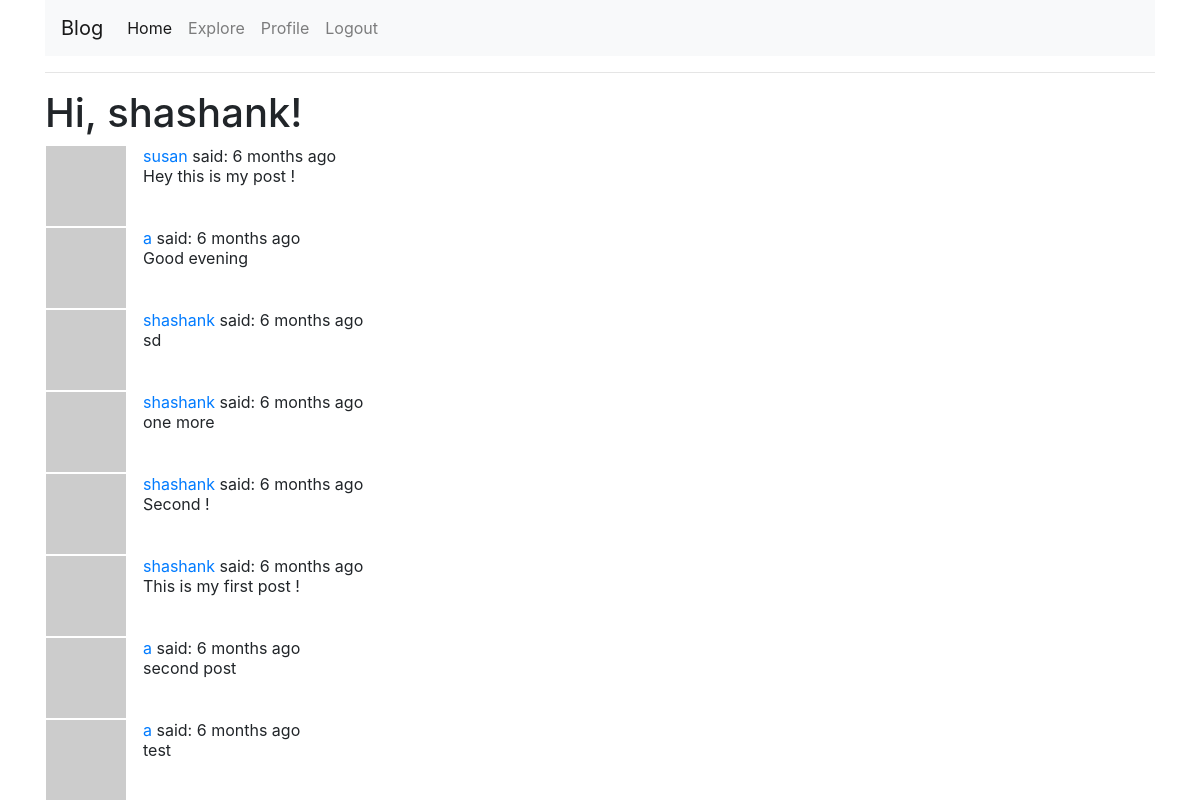
Screenshot of /explore (signed in) with the database file from the repository.
### app/models.py (models this page shows, shortened)
class User(UserMixin,db.Model):
    id =db.Column(db.Integer, primary_key=True)
    username = db.Column(db.String(64), index=True, unique=True)
    email = db.Column(db.String(120), index=True, unique=True)
    password_hash = db.Column(db.String(128))
    posts = db.relationship('Post', backref='author', lazy='dynamic')
    about_me = db.Column(db.String(140))
    last_seen = db.Column(db.DateTime, default=datetime.utcnow)
    followed = db.relationship(
        'User', secondary=followers,
        primaryjoin=(followers.c.follower_id == id),
        secondaryjoin=(followers.c.followed_id == id),
        backref=db.backref('followers', lazy='dynamic'), lazy='dynamic')
    def avatar(self, size):
        digest = md5(self.email.lower().encode('utf-8')).hexdigest()
        return 'https://www.gravatar.com/avatar/{}?d=identicon&s={}'.format(
            digest, size)

class Post(db.Model):
    id = db.Column(db.Integer, primary_key=True)
    body = db.Column(db.String(140))
    timestamp = db.Column(db.DateTime, index=True, default=datetime.utcnow)
    user_id = db.Column(db.Integer, db.ForeignKey('user.id'))

### app/routes.py (the view)
@app.route('/explore')
@login_required
def explore():
    page = request.args.get('page', 1, type=int)
    posts = Post.query.order_by(Post.timestamp.desc()).paginate(
        page, app.config['POSTS_PER_PAGE'], False)
    next_url = url_for('index', page=posts.next_num) \
        if posts.has_next else None
    prev_url = url_for('index', page=posts.prev_num) \
        if posts.has_prev else None
    return render_template('index.html', title='Home',
                           posts=posts.items, next_url=next_url,
                           prev_url=prev_url)

### app/models.py (called while the page is built)
@login.user_loader
def load_user(id):
    return User.query.get(int(id))

### app/routes.py (called while the page is built)
@app.before_request
def before_request():
    if current_user.is_authenticated:
        current_user.last_seen = datetime.utcnow()
        db.session.commit()

### app/templates/index.html (shortened to what this page needs)
{% extends "base.html" %}
{% block content %}
    <h1>Hi, {{ current_user.username }}!</h1>
    {% for post in posts %}
    <div class="content">
        {% include '_post.html' %}
    </div>
    {% endfor %}
{% endblock %}

### app/templates/_post.html
<table>
        <tr valign="top">
            <td class="pr-3"><img src="{{ post.author.avatar(36) }}"></td>
            <td>
                <a href="{{ url_for('user', username=post.author.username) }}">
                    {{ post.author.username }}
                </a>
                said: {{ moment(post.timestamp).fromNow() }}
                <br>{{ post.body }}
            </td>
        </tr>
</table>

### rows the page displays
User: username "shashank"
Post: author.username "susan", timestamp "6 months ago", body "Hey this is my post !"
Post: author.username "a", timestamp "6 months ago", body "Good evening"
Post: author.username "shashank", timestamp "6 months ago", body "sd"
Post: author.username "shashank", timestamp "6 months ago", body "one more"
Post: author.username "shashank", timestamp "6 months ago", body "Second !"
Post: author.username "shashank", timestamp "6 months ago", body "This is my first post !"
Post: author.username "a", timestamp "6 months ago", body "second post"
Post: author.username "a", timestamp "6 months ago", body "test"
